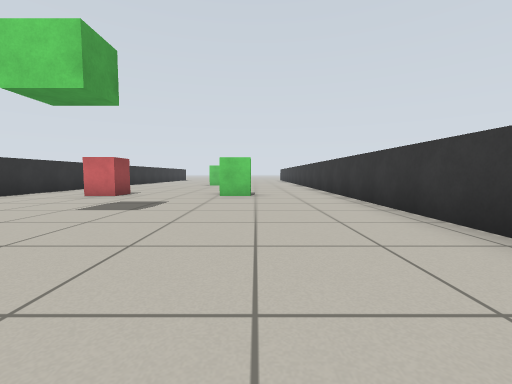
view 1 (above)

19 first-person views from a walk through a world built for the Gazebo simulator. The camera is 0.57 m above the floor, tilts 4° down and sees 90° across. The floor is counted in squares, 1 m on a side. Each view is taken from the middle of a square. On the plan, view 1 faces up. The plan holds only what a view shows up to about 9 squares ahead; the rest is blank.

view 2
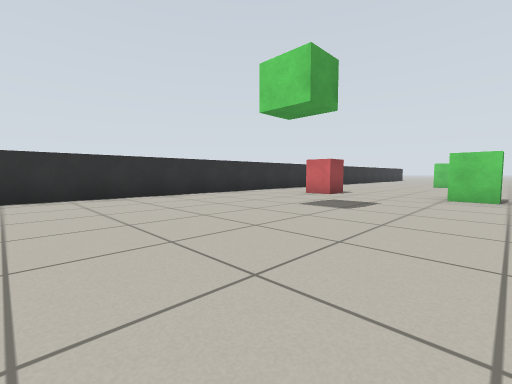

view 3
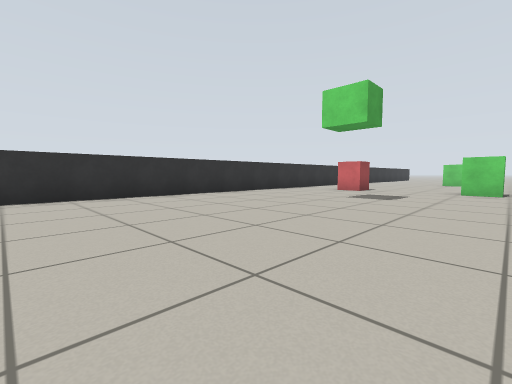

view 4
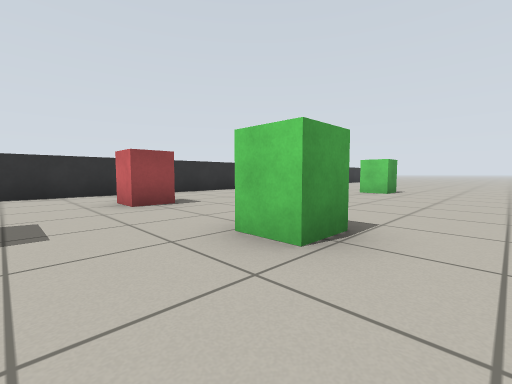

view 5
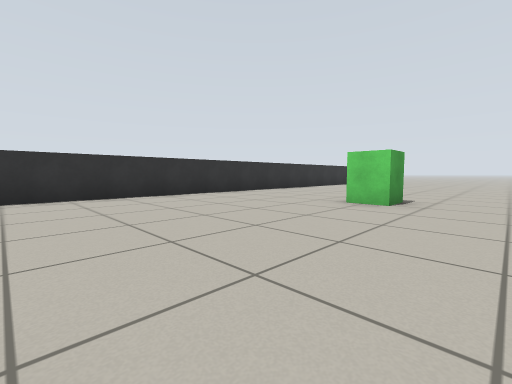

view 6
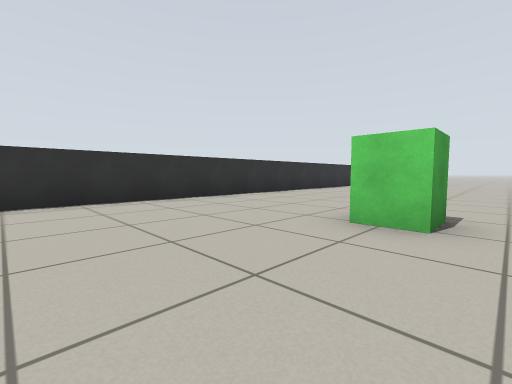

view 7
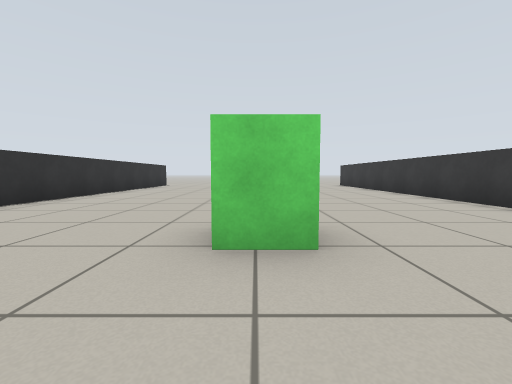

view 8
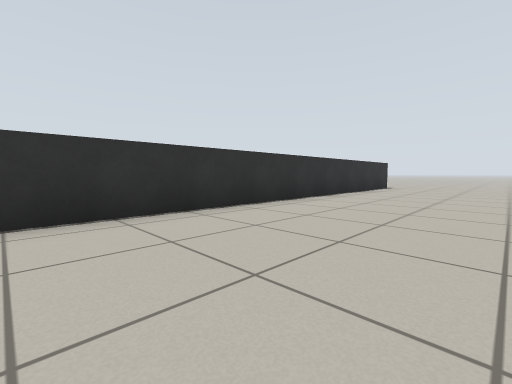

view 9
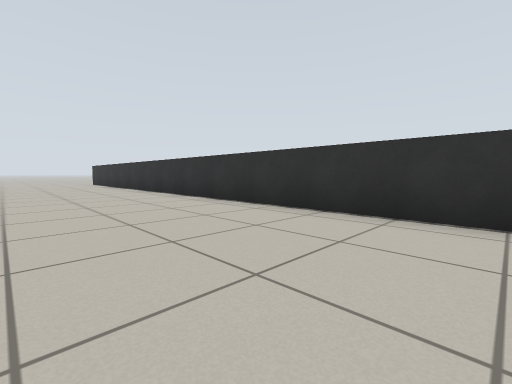

view 10
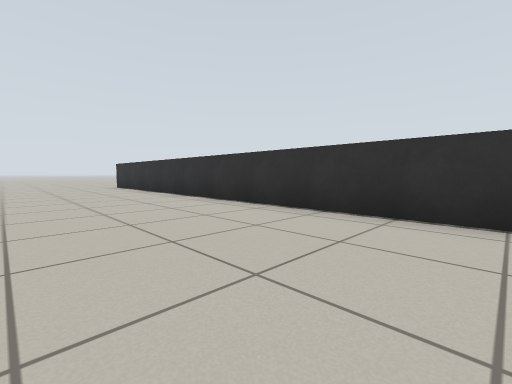

view 11
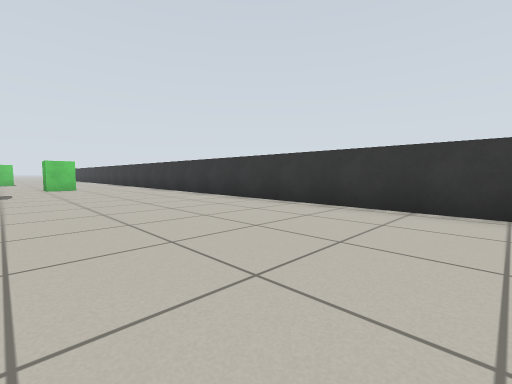

view 12
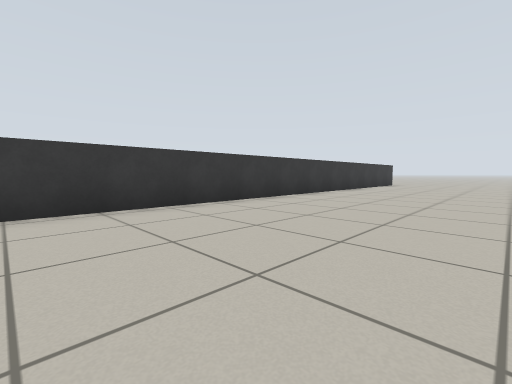

view 13
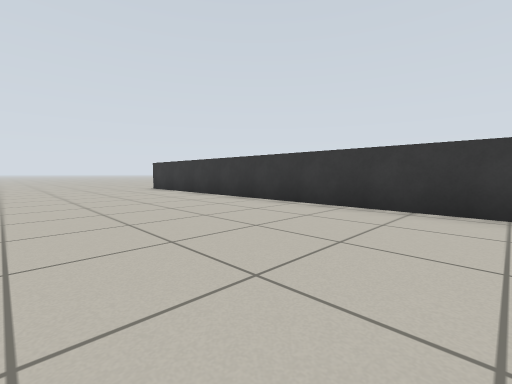

view 14
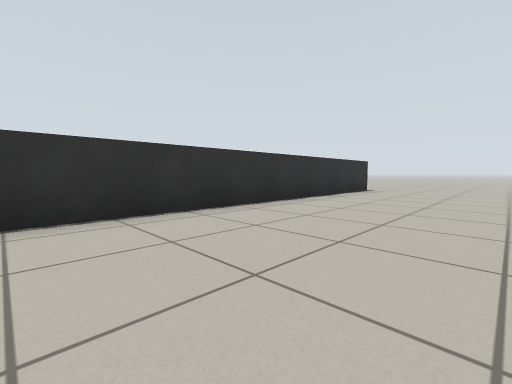

view 15
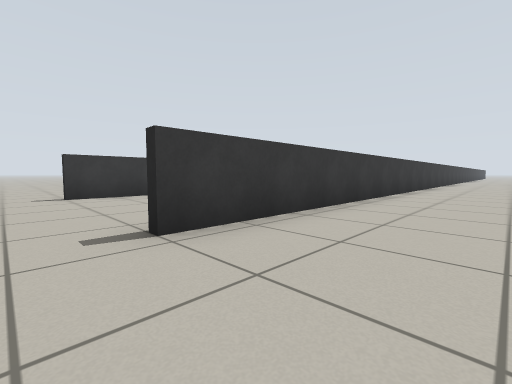

view 16
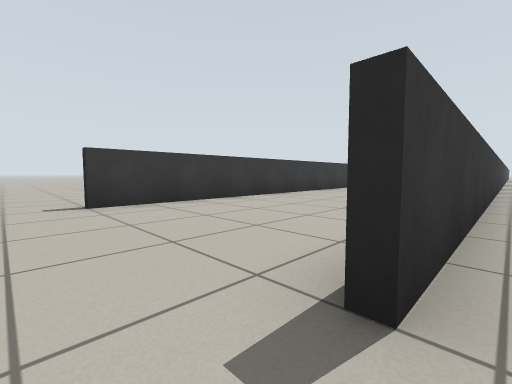

view 17
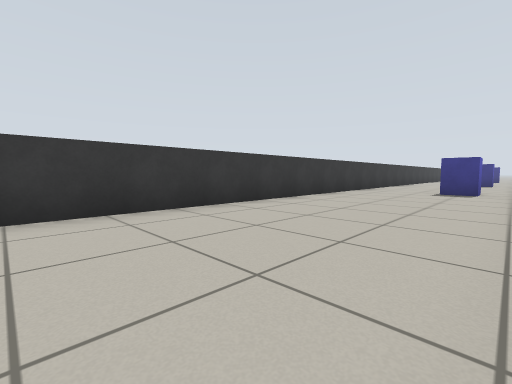

view 18
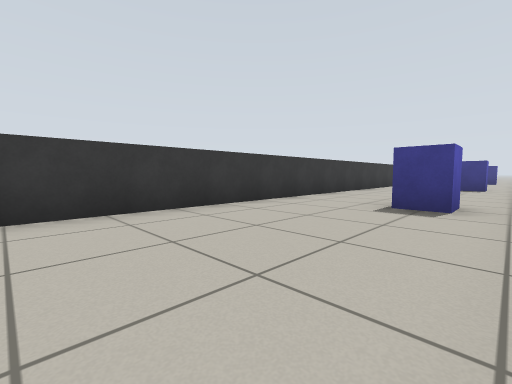

view 19
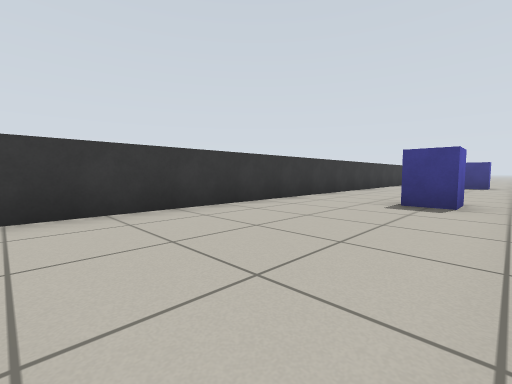

### Floor plan
Points are (right, up) in squares from view 1. A wall is a line through its corners. A room is listed if a view was taken in it or the views show most of it. See-through windows are left out.
Room 1 (views 1, 2, 3, 4, 5, 6, 7, 8, 9, 10, 11, 12, 13, 14, 15)
walls: (2.3, 13) (2.3, 24); (2.3, -10.5) (2.3, 9); (-6.5, 24.1) (-6.5, -13.2)
ways out: opening at (2, 25) to room 2
objects: red box (-4, 7); green box (-2, 13); green box (-1, 7) to (0, 7)
Room 2 (views 16, 17, 18, 19)
walls: (6.9, 2.1) (6.9, 24)
ways out: opening at (2, 25) to room 1; opening at (7, 25)
objects: blue box (4, 5) to (4, 6); blue box (4, 12)

Positions as (right, up) in squares from view 1, and headings:
1: (0, 0), facing up
2: (0, 0), facing up-left
3: (0, -2), facing up-left
4: (1, 5), facing up-left
5: (0, 8), facing up-left
6: (-1, 10), facing up-left
7: (-2, 11), facing up
8: (-3, 13), facing up-left
9: (-3, 0), facing down-left
10: (-3, -4), facing down-left
11: (-2, -4), facing up-right
12: (-2, -2), facing down-right
13: (-2, 14), facing up-right
14: (-3, 15), facing up-left
15: (0, 25), facing down-right
16: (2, 25), facing down-right
17: (3, 21), facing down-right
18: (3, 17), facing down-right
19: (3, 11), facing down-right
